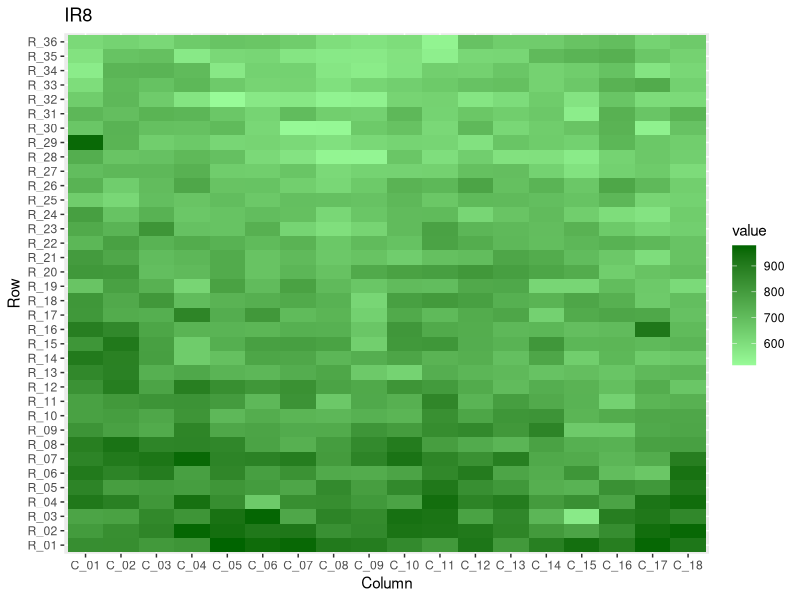
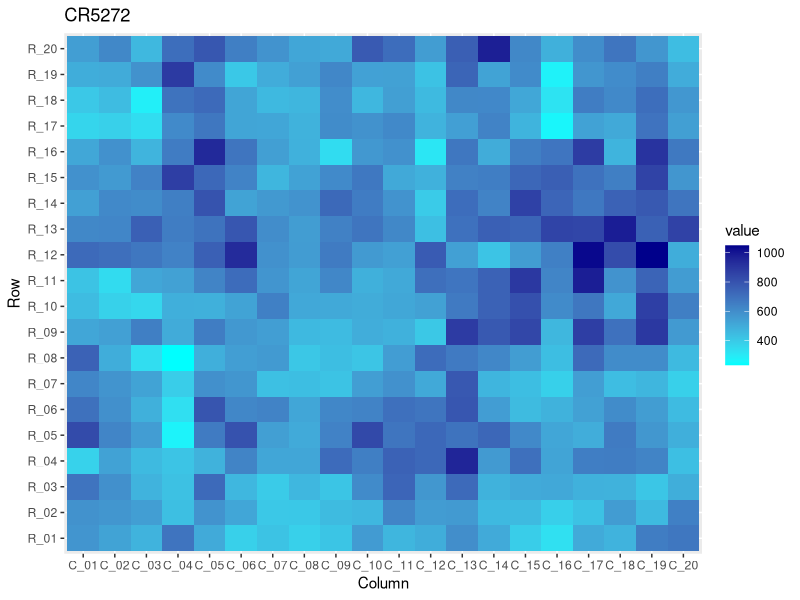

Reproduce these figures in R, in order.
# Supporting functions & graphs

# Loading packages
library(readr)
library(ggplot2)

# Loading data
IR8 <- read_csv(file = "data/rice_long.csv",
                col_types = cols(
                  Row = col_character(),
                  Column = col_character(),
                  value = col_double()) )

CR5272 <- read_csv(file = "data/cr_rice_long.csv",
                   col_types = cols(
                     Row = col_character(),
                     Column = col_character(),
                     value = col_double()) )

# Rice plot graphic
gr_rice_plot <- function(rice_var, gradset){
  rice_pl <- ggplot(data = rice_var,
                    mapping = aes(x = Column,
                                  y = Row,
                                  fill = value)) +
    geom_tile() + scale_fill_gradient(low = gradset[1], high = gradset[2]) +
    ggtitle(deparse(substitute(rice_var)))
  
  return(rice_pl)
}


gr_rice_plot(IR8, c("palegreen", "darkgreen"))
gr_rice_plot(CR5272, c("cyan", "darkblue"))
